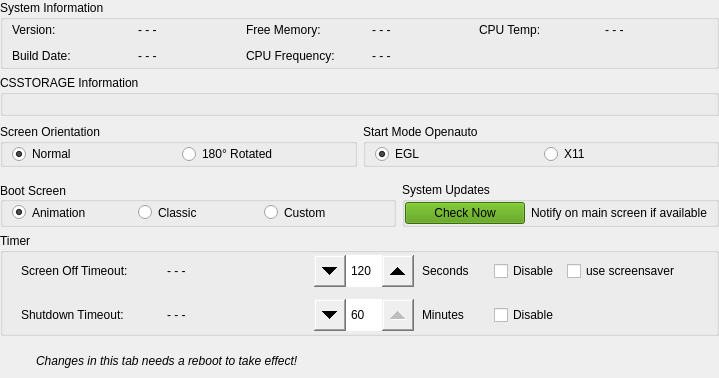
    <widget class="QWidget" name="tab6" native="true">
     <property name="sizePolicy">
      <sizepolicy hsizetype="Expanding" vsizetype="Expanding">
       <horstretch>0</horstretch>
       <verstretch>0</verstretch>
      </sizepolicy>
     </property>
     <layout class="QVBoxLayout" name="verticalLayout_25">
      <property name="leftMargin">
       <number>0</number>
      </property>
      <property name="topMargin">
       <number>0</number>
      </property>
      <property name="rightMargin">
       <number>0</number>
      </property>
      <property name="bottomMargin">
       <number>2</number>
      </property>
      <item>
       <widget class="QGroupBox" name="groupBoxSystemInfo">
        <property name="sizePolicy">
         <sizepolicy hsizetype="Expanding" vsizetype="Fixed">
          <horstretch>0</horstretch>
          <verstretch>0</verstretch>
         </sizepolicy>
        </property>
        <property name="title">
         <string>System Information</string>
        </property>
        <layout class="QGridLayout" name="gridLayout_5">
         <property name="topMargin">
          <number>0</number>
         </property>
         <property name="bottomMargin">
          <number>0</number>
         </property>
         <item row="1" column="1">
          <layout class="QFormLayout" name="freemem">
           <item row="0" column="0">
            <widget class="QLabel" name="labelSystemFreeMem">
             <property name="sizePolicy">
              <sizepolicy hsizetype="Minimum" vsizetype="Preferred">
               <horstretch>0</horstretch>
               <verstretch>0</verstretch>
              </sizepolicy>
             </property>
             <property name="minimumSize">
              <size>
               <width>120</width>
               <height>20</height>
              </size>
             </property>
             <property name="text">
              <string>Free Memory:</string>
             </property>
            </widget>
           </item>
           <item row="0" column="1">
            <widget class="QLabel" name="valueSystemFreeMem">
             <property name="sizePolicy">
              <sizepolicy hsizetype="Expanding" vsizetype="Minimum">
               <horstretch>0</horstretch>
               <verstretch>0</verstretch>
              </sizepolicy>
             </property>
             <property name="minimumSize">
              <size>
               <width>0</width>
               <height>20</height>
              </size>
             </property>
             <property name="text">
              <string>- - -</string>
             </property>
            </widget>
           </item>
          </layout>
         </item>
         <item row="2" column="1">
          <layout class="QFormLayout" name="cpufreq">
           <item row="0" column="0">
            <widget class="QLabel" name="labelSystemCPUFreq">
             <property name="sizePolicy">
              <sizepolicy hsizetype="Minimum" vsizetype="Preferred">
               <horstretch>0</horstretch>
               <verstretch>0</verstretch>
              </sizepolicy>
             </property>
             <property name="minimumSize">
              <size>
               <width>120</width>
               <height>20</height>
              </size>
             </property>
             <property name="text">
              <string>CPU Frequency:</string>
             </property>
            </widget>
           </item>
           <item row="0" column="1">
            <widget class="QLabel" name="valueSystemCPUFreq">
             <property name="sizePolicy">
              <sizepolicy hsizetype="Expanding" vsizetype="Minimum">
               <horstretch>0</horstretch>
               <verstretch>0</verstretch>
              </sizepolicy>
             </property>
             <property name="minimumSize">
              <size>
               <width>0</width>
               <height>20</height>
              </size>
             </property>
             <property name="text">
              <string>- - -</string>
             </property>
            </widget>
           </item>
          </layout>
         </item>
         <item row="2" column="0">
          <layout class="QFormLayout" name="builddate">
           <item row="0" column="0">
            <widget class="QLabel" name="labelSystemBuildDate">
             <property name="sizePolicy">
              <sizepolicy hsizetype="Minimum" vsizetype="Preferred">
               <horstretch>0</horstretch>
               <verstretch>0</verstretch>
              </sizepolicy>
             </property>
             <property name="minimumSize">
              <size>
               <width>120</width>
               <height>20</height>
              </size>
             </property>
             <property name="text">
              <string>Build Date:</string>
             </property>
            </widget>
           </item>
           <item row="0" column="1">
            <widget class="QLabel" name="valueSystemBuildDate">
             <property name="sizePolicy">
              <sizepolicy hsizetype="Expanding" vsizetype="Minimum">
               <horstretch>0</horstretch>
               <verstretch>0</verstretch>
              </sizepolicy>
             </property>
             <property name="minimumSize">
              <size>
               <width>0</width>
               <height>20</height>
              </size>
             </property>
             <property name="text">
              <string>- - -</string>
             </property>
            </widget>
           </item>
          </layout>
         </item>
         <item row="1" column="2">
          <layout class="QFormLayout" name="cputemp">
           <item row="0" column="0">
            <widget class="QLabel" name="labelSystemCPUTemp">
             <property name="sizePolicy">
              <sizepolicy hsizetype="Minimum" vsizetype="Minimum">
               <horstretch>0</horstretch>
               <verstretch>0</verstretch>
              </sizepolicy>
             </property>
             <property name="minimumSize">
              <size>
               <width>120</width>
               <height>20</height>
              </size>
             </property>
             <property name="text">
              <string>CPU Temp:</string>
             </property>
            </widget>
           </item>
           <item row="0" column="1">
            <widget class="QLabel" name="valueSystemCPUTemp">
             <property name="sizePolicy">
              <sizepolicy hsizetype="Expanding" vsizetype="Minimum">
               <horstretch>0</horstretch>
               <verstretch>0</verstretch>
              </sizepolicy>
             </property>
             <property name="minimumSize">
              <size>
               <width>0</width>
               <height>20</height>
              </size>
             </property>
             <property name="text">
              <string>- - -</string>
             </property>
            </widget>
           </item>
          </layout>
         </item>
         <item row="1" column="0">
          <layout class="QFormLayout" name="version_2">
           <item row="0" column="0">
            <widget class="QLabel" name="labelSystemVersion">
             <property name="sizePolicy">
              <sizepolicy hsizetype="Minimum" vsizetype="Preferred">
               <horstretch>0</horstretch>
               <verstretch>0</verstretch>
              </sizepolicy>
             </property>
             <property name="minimumSize">
              <size>
               <width>120</width>
               <height>20</height>
              </size>
             </property>
             <property name="text">
              <string>Version:</string>
             </property>
            </widget>
           </item>
           <item row="0" column="1">
            <widget class="QLabel" name="valueSystemVersion">
             <property name="sizePolicy">
              <sizepolicy hsizetype="Expanding" vsizetype="Minimum">
               <horstretch>0</horstretch>
               <verstretch>0</verstretch>
              </sizepolicy>
             </property>
             <property name="minimumSize">
              <size>
               <width>0</width>
               <height>20</height>
              </size>
             </property>
             <property name="text">
              <string>- - -</string>
             </property>
            </widget>
           </item>
          </layout>
         </item>
        </layout>
       </widget>
      </item>
      <item>
       <widget class="QGroupBox" name="groupBoxCSSTORAGE">
        <property name="sizePolicy">
         <sizepolicy hsizetype="Expanding" vsizetype="Preferred">
          <horstretch>0</horstretch>
          <verstretch>0</verstretch>
         </sizepolicy>
        </property>
        <property name="title">
         <string>CSSTORAGE Information</string>
        </property>
        <layout class="QVBoxLayout" name="verticalLayout_9">
         <property name="topMargin">
          <number>2</number>
         </property>
         <property name="bottomMargin">
          <number>2</number>
         </property>
         <item>
          <widget class="QLabel" name="labelStorage">
           <property name="sizePolicy">
            <sizepolicy hsizetype="Expanding" vsizetype="Preferred">
             <horstretch>0</horstretch>
             <verstretch>0</verstretch>
            </sizepolicy>
           </property>
           <property name="text">
            <string/>
           </property>
          </widget>
         </item>
        </layout>
       </widget>
      </item>
      <item>
       <widget class="QWidget" name="screenorientationstartmode" native="true">
        <property name="sizePolicy">
         <sizepolicy hsizetype="Expanding" vsizetype="Fixed">
          <horstretch>0</horstretch>
          <verstretch>0</verstretch>
         </sizepolicy>
        </property>
        <layout class="QHBoxLayout" name="horizontalLayout_14">
         <property name="leftMargin">
          <number>0</number>
         </property>
         <property name="topMargin">
          <number>2</number>
         </property>
         <property name="rightMargin">
          <number>0</number>
         </property>
         <item>
          <widget class="QGroupBox" name="groupBoxScreenOrientation">
           <property name="sizePolicy">
            <sizepolicy hsizetype="Expanding" vsizetype="Fixed">
             <horstretch>0</horstretch>
             <verstretch>0</verstretch>
            </sizepolicy>
           </property>
           <property name="title">
            <string>Screen Orientation</string>
           </property>
           <layout class="QHBoxLayout" name="horizontalLayout_15">
            <property name="topMargin">
             <number>0</number>
            </property>
            <property name="bottomMargin">
             <number>0</number>
            </property>
            <item>
             <widget class="QRadioButton" name="radioButtonScreenNormal">
              <property name="text">
               <string>Normal</string>
              </property>
              <property name="checked">
               <bool>true</bool>
              </property>
             </widget>
            </item>
            <item>
             <widget class="QRadioButton" name="radioButtonScreenRotated">
              <property name="text">
               <string>180° Rotated</string>
              </property>
             </widget>
            </item>
           </layout>
          </widget>
         </item>
         <item>
          <widget class="QGroupBox" name="groupBoxStartMode">
           <property name="sizePolicy">
            <sizepolicy hsizetype="Expanding" vsizetype="Fixed">
             <horstretch>0</horstretch>
             <verstretch>0</verstretch>
            </sizepolicy>
           </property>
           <property name="title">
            <string>Start Mode Openauto</string>
           </property>
           <layout class="QHBoxLayout" name="horizontalLayout_20">
            <property name="topMargin">
             <number>0</number>
            </property>
            <property name="bottomMargin">
             <number>0</number>
            </property>
            <item>
             <widget class="QRadioButton" name="radioButtonEGL">
              <property name="text">
               <string>EGL</string>
              </property>
              <property name="checked">
               <bool>true</bool>
              </property>
             </widget>
            </item>
            <item>
             <widget class="QRadioButton" name="radioButtonX11">
              <property name="text">
               <string>X11</string>
              </property>
             </widget>
            </item>
           </layout>
          </widget>
         </item>
        </layout>
       </widget>
      </item>
      <item>
       <widget class="QWidget" name="horizontalWidget5" native="true">
        <property name="sizePolicy">
         <sizepolicy hsizetype="Expanding" vsizetype="Preferred">
          <horstretch>0</horstretch>
          <verstretch>0</verstretch>
         </sizepolicy>
        </property>
        <layout class="QHBoxLayout" name="horizontalLayout_12">
         <property name="leftMargin">
          <number>0</number>
         </property>
         <property name="topMargin">
          <number>0</number>
         </property>
         <property name="rightMargin">
          <number>0</number>
         </property>
         <property name="bottomMargin">
          <number>0</number>
         </property>
         <item>
          <widget class="QGroupBox" name="groupBoxBootScreen">
           <property name="sizePolicy">
            <sizepolicy hsizetype="Expanding" vsizetype="Preferred">
             <horstretch>0</horstretch>
             <verstretch>0</verstretch>
            </sizepolicy>
           </property>
           <property name="title">
            <string>Boot Screen</string>
           </property>
           <property name="alignment">
            <set>Qt::AlignLeading|Qt::AlignLeft|Qt::AlignVCenter</set>
           </property>
           <layout class="QHBoxLayout" name="horizontalLayout_10">
            <property name="topMargin">
             <number>0</number>
            </property>
            <property name="bottomMargin">
             <number>1</number>
            </property>
            <item>
             <widget class="QRadioButton" name="radioButtonAnimatedCSNG">
              <property name="sizePolicy">
               <sizepolicy hsizetype="Fixed" vsizetype="Preferred">
                <horstretch>0</horstretch>
                <verstretch>0</verstretch>
               </sizepolicy>
              </property>
              <property name="minimumSize">
               <size>
                <width>120</width>
                <height>0</height>
               </size>
              </property>
              <property name="maximumSize">
               <size>
                <width>120</width>
                <height>16777215</height>
               </size>
              </property>
              <property name="text">
               <string>Animation</string>
              </property>
              <property name="checked">
               <bool>true</bool>
              </property>
             </widget>
            </item>
            <item>
             <widget class="QRadioButton" name="radioButtonCSNG">
              <property name="sizePolicy">
               <sizepolicy hsizetype="Fixed" vsizetype="Preferred">
                <horstretch>0</horstretch>
                <verstretch>0</verstretch>
               </sizepolicy>
              </property>
              <property name="minimumSize">
               <size>
                <width>120</width>
                <height>0</height>
               </size>
              </property>
              <property name="maximumSize">
               <size>
                <width>120</width>
                <height>16777215</height>
               </size>
              </property>
              <property name="text">
               <string>Classic</string>
              </property>
             </widget>
            </item>
            <item>
             <widget class="QRadioButton" name="radioButtonCustom">
              <property name="sizePolicy">
               <sizepolicy hsizetype="Fixed" vsizetype="Preferred">
                <horstretch>0</horstretch>
                <verstretch>0</verstretch>
               </sizepolicy>
              </property>
              <property name="minimumSize">
               <size>
                <width>120</width>
                <height>0</height>
               </size>
              </property>
              <property name="maximumSize">
               <size>
                <width>120</width>
                <height>16777215</height>
               </size>
              </property>
              <property name="text">
               <string>Custom</string>
              </property>
             </widget>
            </item>
           </layout>
          </widget>
         </item>
         <item>
          <widget class="QGroupBox" name="groupBoxUpdates">
           <property name="sizePolicy">
            <sizepolicy hsizetype="Expanding" vsizetype="Fixed">
             <horstretch>0</horstretch>
             <verstretch>0</verstretch>
            </sizepolicy>
           </property>
           <property name="title">
            <string>System Updates</string>
           </property>
           <layout class="QFormLayout" name="formLayout_31">
            <property name="leftMargin">
             <number>0</number>
            </property>
            <property name="topMargin">
             <number>0</number>
            </property>
            <property name="bottomMargin">
             <number>0</number>
            </property>
            <item row="0" column="0">
             <widget class="QPushButton" name="pushButtonCheckNow">
              <property name="sizePolicy">
               <sizepolicy hsizetype="Fixed" vsizetype="Fixed">
                <horstretch>0</horstretch>
                <verstretch>0</verstretch>
               </sizepolicy>
              </property>
              <property name="minimumSize">
               <size>
                <width>120</width>
                <height>0</height>
               </size>
              </property>
              <property name="maximumSize">
               <size>
                <width>120</width>
                <height>16777215</height>
               </size>
              </property>
              <property name="styleSheet">
               <string notr="true">background-color: rgb(78, 154, 6);
outline: none;</string>
              </property>
              <property name="text">
               <string>Check Now</string>
              </property>
             </widget>
            </item>
            <item row="0" column="1">
             <widget class="QLabel" name="label_20">
              <property name="sizePolicy">
               <sizepolicy hsizetype="Expanding" vsizetype="Preferred">
                <horstretch>0</horstretch>
                <verstretch>0</verstretch>
               </sizepolicy>
              </property>
              <property name="text">
               <string>Notify on main screen if available</string>
              </property>
             </widget>
            </item>
           </layout>
          </widget>
         </item>
        </layout>
       </widget>
      </item>
      <item>
       <widget class="QGroupBox" name="groupBoxTimer">
        <property name="sizePolicy">
         <sizepolicy hsizetype="Expanding" vsizetype="Fixed">
          <horstretch>0</horstretch>
          <verstretch>0</verstretch>
         </sizepolicy>
        </property>
        <property name="title">
         <string>Timer</string>
        </property>
        <layout class="QVBoxLayout" name="verticalLayout_26">
         <property name="spacing">
          <number>8</number>
         </property>
         <property name="topMargin">
          <number>0</number>
         </property>
         <property name="bottomMargin">
          <number>0</number>
         </property>
         <item>
          <layout class="QHBoxLayout" name="screenoff">
           <property name="topMargin">
            <number>2</number>
           </property>
           <property name="bottomMargin">
            <number>2</number>
           </property>
           <item>
            <widget class="QWidget" name="formWidget_11" native="true">
             <layout class="QFormLayout" name="formLayout_24">
              <property name="topMargin">
               <number>0</number>
              </property>
              <property name="bottomMargin">
               <number>0</number>
              </property>
              <item row="0" column="0">
               <widget class="QLabel" name="labelDisconnectTimer">
                <property name="sizePolicy">
                 <sizepolicy hsizetype="Fixed" vsizetype="Fixed">
                  <horstretch>0</horstretch>
                  <verstretch>0</verstretch>
                 </sizepolicy>
                </property>
                <property name="minimumSize">
                 <size>
                  <width>140</width>
                  <height>32</height>
                 </size>
                </property>
                <property name="maximumSize">
                 <size>
                  <width>140</width>
                  <height>32</height>
                 </size>
                </property>
                <property name="text">
                 <string>Screen Off Timeout:</string>
                </property>
                <property name="alignment">
                 <set>Qt::AlignLeading|Qt::AlignLeft|Qt::AlignVCenter</set>
                </property>
               </widget>
              </item>
              <item row="0" column="1">
               <widget class="QLabel" name="valueDisconnectTimer">
                <property name="sizePolicy">
                 <sizepolicy hsizetype="Expanding" vsizetype="Fixed">
                  <horstretch>0</horstretch>
                  <verstretch>0</verstretch>
                 </sizepolicy>
                </property>
                <property name="minimumSize">
                 <size>
                  <width>0</width>
                  <height>32</height>
                 </size>
                </property>
                <property name="maximumSize">
                 <size>
                  <width>16777215</width>
                  <height>32</height>
                 </size>
                </property>
                <property name="text">
                 <string>- - -</string>
                </property>
                <property name="alignment">
                 <set>Qt::AlignLeading|Qt::AlignLeft|Qt::AlignVCenter</set>
                </property>
               </widget>
              </item>
             </layout>
            </widget>
           </item>
           <item>
            <widget class="QSpinBox" name="spinBoxDisconnect">
             <property name="sizePolicy">
              <sizepolicy hsizetype="Fixed" vsizetype="Fixed">
               <horstretch>0</horstretch>
               <verstretch>0</verstretch>
              </sizepolicy>
             </property>
             <property name="minimumSize">
              <size>
               <width>100</width>
               <height>32</height>
              </size>
             </property>
             <property name="styleSheet">
              <string notr="true">QSpinBox::up-button { width: 32px; height: 32px;
subcontrol-origin: margin;
subcontrol-position: center right;
}
QSpinBox::down-button { width: 32px; height: 32px; 
subcontrol-origin: margin;
subcontrol-position: center left;
}</string>
             </property>
             <property name="minimum">
              <number>30</number>
             </property>
             <property name="maximum">
              <number>300</number>
             </property>
             <property name="singleStep">
              <number>10</number>
             </property>
             <property name="value">
              <number>120</number>
             </property>
            </widget>
           </item>
           <item>
            <widget class="QLabel" name="labelSeconds">
             <property name="sizePolicy">
              <sizepolicy hsizetype="Fixed" vsizetype="Fixed">
               <horstretch>0</horstretch>
               <verstretch>0</verstretch>
              </sizepolicy>
             </property>
             <property name="minimumSize">
              <size>
               <width>64</width>
               <height>32</height>
              </size>
             </property>
             <property name="text">
              <string>Seconds</string>
             </property>
             <property name="alignment">
              <set>Qt::AlignLeading|Qt::AlignLeft|Qt::AlignVCenter</set>
             </property>
            </widget>
           </item>
           <item>
            <widget class="QCheckBox" name="checkBoxDisableScreenOff">
             <property name="minimumSize">
              <size>
               <width>0</width>
               <height>32</height>
              </size>
             </property>
             <property name="text">
              <string>Disable</string>
             </property>
            </widget>
           </item>
           <item>
            <widget class="QCheckBox" name="checkBoxBlankOnly">
             <property name="sizePolicy">
              <sizepolicy hsizetype="Fixed" vsizetype="Fixed">
               <horstretch>0</horstretch>
               <verstretch>0</verstretch>
              </sizepolicy>
             </property>
             <property name="minimumSize">
              <size>
               <width>140</width>
               <height>32</height>
              </size>
             </property>
             <property name="maximumSize">
              <size>
               <width>140</width>
               <height>32</height>
              </size>
             </property>
             <property name="text">
              <string>use screensaver</string>
             </property>
            </widget>
           </item>
          </layout>
         </item>
         <item>
          <layout class="QHBoxLayout" name="shutdown">
           <property name="topMargin">
            <number>2</number>
           </property>
           <property name="bottomMargin">
            <number>2</number>
           </property>
           <item>
            <widget class="QWidget" name="formWidget3" native="true">
             <property name="sizePolicy">
              <sizepolicy hsizetype="Minimum" vsizetype="Fixed">
               <horstretch>0</horstretch>
               <verstretch>0</verstretch>
              </sizepolicy>
             </property>
             <layout class="QFormLayout" name="formLayout_23">
              <property name="topMargin">
               <number>0</number>
              </property>
              <property name="bottomMargin">
               <number>0</number>
              </property>
              <item row="0" column="0">
               <widget class="QLabel" name="labelShutdownTimer">
                <property name="sizePolicy">
                 <sizepolicy hsizetype="Fixed" vsizetype="Fixed">
                  <horstretch>0</horstretch>
                  <verstretch>0</verstretch>
                 </sizepolicy>
                </property>
                <property name="minimumSize">
                 <size>
                  <width>140</width>
                  <height>32</height>
                 </size>
                </property>
                <property name="maximumSize">
                 <size>
                  <width>140</width>
                  <height>32</height>
                 </size>
                </property>
                <property name="text">
                 <string>Shutdown Timeout:</string>
                </property>
                <property name="alignment">
                 <set>Qt::AlignLeading|Qt::AlignLeft|Qt::AlignVCenter</set>
                </property>
               </widget>
              </item>
              <item row="0" column="1">
               <widget class="QLabel" name="valueShutdownTimer">
                <property name="sizePolicy">
                 <sizepolicy hsizetype="Expanding" vsizetype="Fixed">
                  <horstretch>0</horstretch>
                  <verstretch>0</verstretch>
                 </sizepolicy>
                </property>
                <property name="minimumSize">
                 <size>
                  <width>0</width>
                  <height>32</height>
                 </size>
                </property>
                <property name="maximumSize">
                 <size>
                  <width>16777215</width>
                  <height>32</height>
                 </size>
                </property>
                <property name="text">
                 <string>- - -</string>
                </property>
                <property name="alignment">
                 <set>Qt::AlignLeading|Qt::AlignLeft|Qt::AlignVCenter</set>
                </property>
               </widget>
              </item>
             </layout>
            </widget>
           </item>
           <item>
            <widget class="QSpinBox" name="spinBoxShutdown">
             <property name="sizePolicy">
              <sizepolicy hsizetype="Fixed" vsizetype="Fixed">
               <horstretch>0</horstretch>
               <verstretch>0</verstretch>
              </sizepolicy>
             </property>
             <property name="minimumSize">
              <size>
               <width>100</width>
               <height>32</height>
              </size>
             </property>
             <property name="styleSheet">
              <string notr="true">QSpinBox::up-button { width: 32px; height: 32px;
subcontrol-origin: margin;
subcontrol-position: center right;
}
QSpinBox::down-button { width: 32px; height: 32px; 
subcontrol-origin: margin;
subcontrol-position: center left;
}</string>
             </property>
             <property name="minimum">
              <number>1</number>
             </property>
             <property name="maximum">
              <number>60</number>
             </property>
             <property name="value">
              <number>60</number>
             </property>
            </widget>
           </item>
           <item>
            <widget class="QLabel" name="labelMinutes">
             <property name="sizePolicy">
              <sizepolicy hsizetype="Fixed" vsizetype="Fixed">
               <horstretch>0</horstretch>
               <verstretch>0</verstretch>
              </sizepolicy>
             </property>
             <property name="minimumSize">
              <size>
               <width>64</width>
               <height>32</height>
              </size>
             </property>
             <property name="text">
              <string>Minutes</string>
             </property>
             <property name="alignment">
              <set>Qt::AlignLeading|Qt::AlignLeft|Qt::AlignVCenter</set>
             </property>
            </widget>
           </item>
           <item>
            <widget class="QCheckBox" name="checkBoxDisableShutdown">
             <property name="minimumSize">
              <size>
               <width>0</width>
               <height>32</height>
              </size>
             </property>
             <property name="text">
              <string>Disable</string>
             </property>
            </widget>
           </item>
           <item>
            <widget class="QLabel" name="label_21">
             <property name="sizePolicy">
              <sizepolicy hsizetype="Fixed" vsizetype="Fixed">
               <horstretch>0</horstretch>
               <verstretch>0</verstretch>
              </sizepolicy>
             </property>
             <property name="minimumSize">
              <size>
               <width>140</width>
               <height>32</height>
              </size>
             </property>
             <property name="maximumSize">
              <size>
               <width>140</width>
               <height>32</height>
              </size>
             </property>
             <property name="text">
              <string/>
             </property>
            </widget>
           </item>
          </layout>
         </item>
        </layout>
       </widget>
      </item>
      <item>
       <spacer name="verticalSpacer_3">
        <property name="orientation">
         <enum>Qt::Vertical</enum>
        </property>
        <property name="sizeHint" stdset="0">
         <size>
          <width>20</width>
          <height>4</height>
         </size>
        </property>
       </spacer>
      </item>
      <item>
       <widget class="QWidget" name="formWidget4" native="true">
        <property name="sizePolicy">
         <sizepolicy hsizetype="Expanding" vsizetype="Fixed">
          <horstretch>0</horstretch>
          <verstretch>0</verstretch>
         </sizepolicy>
        </property>
        <layout class="QFormLayout" name="formLayout_2">
         <property name="leftMargin">
          <number>0</number>
         </property>
         <property name="topMargin">
          <number>0</number>
         </property>
         <property name="bottomMargin">
          <number>0</number>
         </property>
         <item row="0" column="0">
          <widget class="QLabel" name="label_3">
           <property name="sizePolicy">
            <sizepolicy hsizetype="Fixed" vsizetype="Fixed">
             <horstretch>0</horstretch>
             <verstretch>0</verstretch>
            </sizepolicy>
           </property>
           <property name="minimumSize">
            <size>
             <width>30</width>
             <height>30</height>
            </size>
           </property>
           <property name="maximumSize">
            <size>
             <width>30</width>
             <height>30</height>
            </size>
           </property>
           <property name="text">
            <string>&lt;html&gt;&lt;head/&gt;&lt;body&gt;&lt;p&gt;&lt;img src=&quot;:/ico_warning.png&quot;/&gt;&lt;/p&gt;&lt;/body&gt;&lt;/html&gt;</string>
           </property>
          </widget>
         </item>
         <item row="0" column="1">
          <widget class="QLabel" name="label_4">
           <property name="sizePolicy">
            <sizepolicy hsizetype="Expanding" vsizetype="Fixed">
             <horstretch>0</horstretch>
             <verstretch>0</verstretch>
            </sizepolicy>
           </property>
           <property name="minimumSize">
            <size>
             <width>0</width>
             <height>30</height>
            </size>
           </property>
           <property name="maximumSize">
            <size>
             <width>16777215</width>
             <height>30</height>
            </size>
           </property>
           <property name="font">
            <font>
             <italic>true</italic>
            </font>
           </property>
           <property name="text">
            <string>Changes in this tab needs a reboot to take effect!</string>
           </property>
          </widget>
         </item>
        </layout>
       </widget>
      </item>
     </layout>
    </widget>
